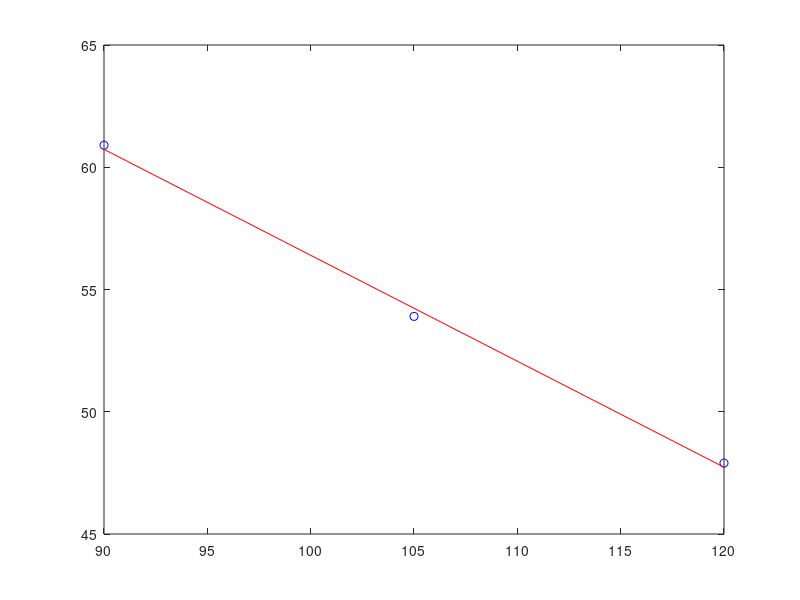

MATLAB code for this plot:
clear all;
clc;

x = [90 105 120];
y = [60.9 53.9 47.9];
n = length(x);

b = (sum(x)*sum(y) - n*dot(x,y))/((sum(x))^2 - n*dot(x,x))
a = (sum(y) - b*sum(x))/n

plot(x,y,'bo');
hold on;
plot(x,a+b*x,'r');